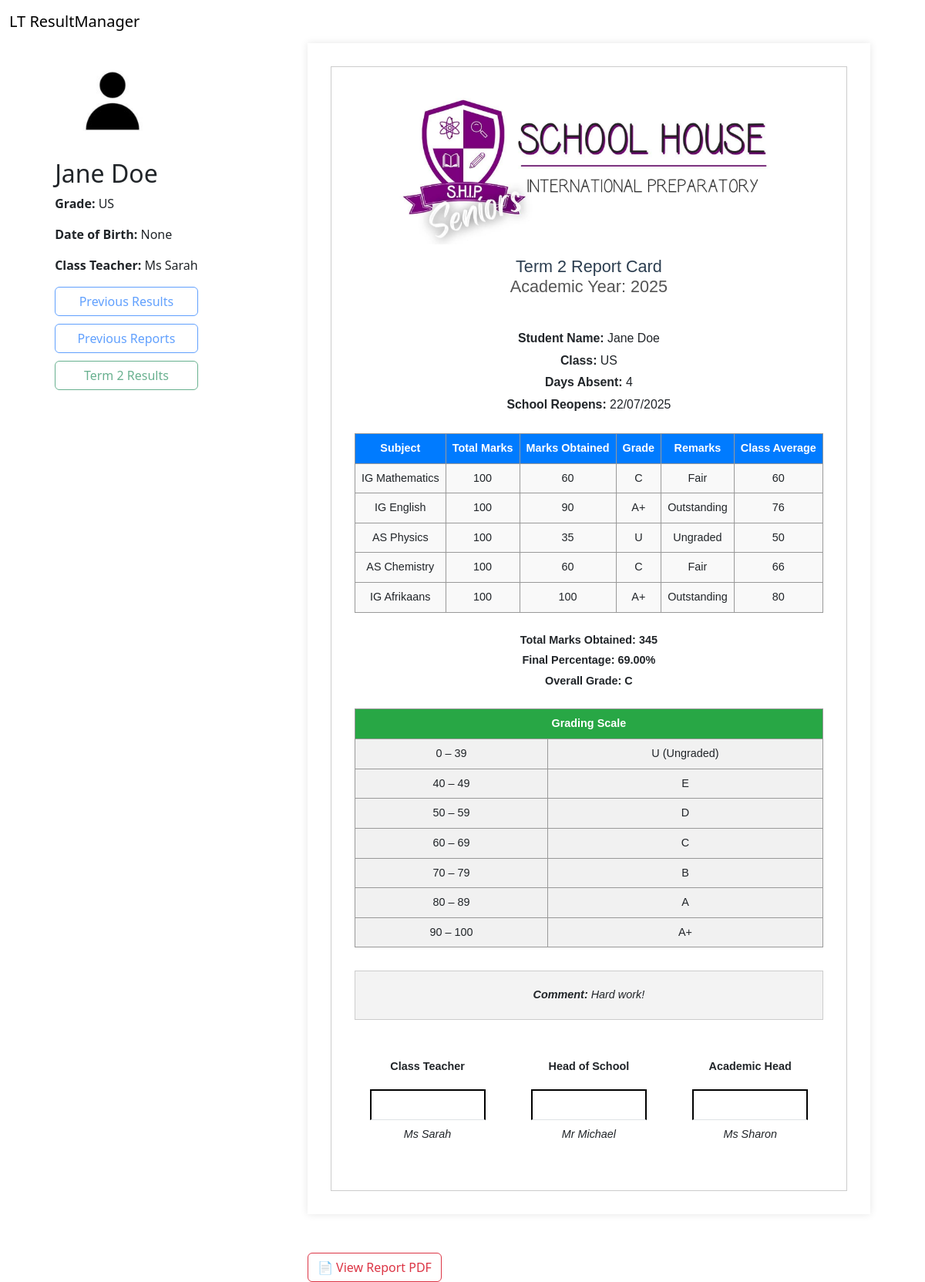
Page /student/12/report/ on the committed database.
### main/models.py (models this page shows, shortened)
class Student(models.Model):
    first_name = models.CharField(max_length=50)
    surname = models.CharField(max_length=50)
    dob = models.DateField(blank=True, null=True)
    grade = models.CharField(max_length=10, choices=GRADE_CHOICES)
    class_teacher = models.ForeignKey(
        "Teacher", on_delete=models.SET_NULL, null=True, related_name='class_students')
    subjects = models.ManyToManyField(
        "Subject", related_name='subject_students', blank=True)
    profile_pic = models.ImageField(
        upload_to='student_pics/', blank=True, null=True)

class Teacher(models.Model):
    user = models.OneToOneField(
        User, on_delete=models.CASCADE, null=True, blank=True)
    name = models.CharField(max_length=50)
    grade = models.CharField(max_length=10, choices=GRADE_CHOICES)
    subjects = models.ManyToManyField(
        "Subject", related_name='subject_teachers', blank=True)
    signature = models.ImageField(
        upload_to='signatures/', blank=True, null=True)

class TermReport(models.Model):
    student = models.ForeignKey(
        Student, on_delete=models.CASCADE, related_name='term_reports')
    term = models.CharField(max_length=20, default="Term 2")
    days_absent = models.PositiveIntegerField(default=0)
    total_marks_obtained = models.PositiveIntegerField(blank=True, null=True)
    final_percentage = models.DecimalField(
        max_digits=5, decimal_places=2, blank=True, null=True)
    overall_grade = models.CharField(max_length=2, blank=True)
    comment = models.TextField(blank=True)
    created_at = models.DateTimeField(auto_now_add=True)

class ReportSubjectGrade(models.Model):
    report = models.ForeignKey(
        'TermReport', on_delete=models.CASCADE, related_name='subject_grades')
    subject = models.ForeignKey(Subject, on_delete=models.CASCADE)
    total_marks = models.PositiveIntegerField(default=100)
    marks_obtained = models.PositiveIntegerField(default=0)
    grade = models.CharField(max_length=2, blank=True)
    remarks = models.CharField(max_length=100, blank=True)
    class_average = models.PositiveIntegerField(blank=True, null=True)

class Subject(models.Model):
    name = models.CharField(max_length=50)
    teacher = models.ForeignKey(
        "Teacher", on_delete=models.SET_NULL, blank=True, null=True, related_name='teacher_subjects')

### main/views.py (the view)
def student_report(request, student_id):
    student = get_object_or_404(Student, pk=student_id)
    term_report = student.term_reports.order_by('-created_at').first()
    subject_grades = term_report.subject_grades.all() if term_report else []
    context = {
        'student': student,
        'term_report': term_report,
        'subject_grades': subject_grades,
    }
    return render(request, 'main/student_report.html', context)

### main/templates/main/student_report.html (shortened to what this page needs)
{% extends "main/base.html" %}
{% load static %}
{% block content %}
<div class="student-report-page d-flex flex-wrap flex-md-nowrap justify-content-around ">
    <div class="student-report-profile">
        {% if student.profile_pic %}
        <img src="{{ student.profile_pic.url }}" alt="Profile Picture"
            style="width: 150px; height: 150px; object-fit: cover; border-radius: 10px; ">
        {% else %}
        <img class="profile_pic_report_page" src="{% static 'main/images/default_profile_image.jpg' %}"
            alt="Profile Picture" style="width: 150px; height: 150px; object-fit: cover; border-radius: 10px; ">
        {% endif %}
        <div class="student-report-information">
            <h2>{{ student.first_name }} {{ student.surname }}</h2>
            <p><strong>Grade:</strong> {{ student.grade }}</p>
            <p><strong>Date of Birth:</strong> {{ student.dob }}</p>
            <p><strong>Class Teacher:</strong> {{ student.class_teacher.name }}</p>
            <div style="display: flex; flex-direction: column; gap: 10px; margin-top: 15px;">
                <button class="btn btn-outline-primary" disabled>Previous Results</button>
                <button class="btn btn-outline-primary" disabled>Previous Reports</button>
                <button class="btn btn-outline-success" disabled>Term 2 Results</button>
            </div>
        </div>
    </div>
    <div class="report-container">
        {% if term_report %}
        <div style="width: 100%;">
            <div class="report-wrapper" style="width: 100%;">
                <div class="report-card">
                    <div class="report-logo mb-3 text-center">
                        <img src="{% static 'main/images/ship_report_header.jpg' %}" alt="School Logo" class="img-fluid"
                            style="max-height: 25vh; object-fit: contain;">
                    </div>
                    <div class="report-title">
                        <h2>Term 2 Report Card</h2>
                        <p class="year">Academic Year: 2025</p>
                    </div>
                    <div class="student-info">
                        <p><strong>Student Name:</strong> {{ student.first_name }} {{ student.surname }}</p>
                        <p><strong>Class:</strong> {{ student.grade }}</p>
                        <p><strong>Days Absent:</strong> {{ term_report.days_absent }}</p>
                        <p><strong>School Reopens:</strong> 22/07/2025</p>
                    </div>
                    <table class="report-table">
                        <thead>
                            <tr>
                                <th>Subject</th>
                                <th>Total Marks</th>
                                <th>Marks Obtained</th>
                                <th>Grade</th>
                                <th>Remarks</th>
                                <th>Class Average</th>
                            </tr>
                        </thead>
                        <tbody>
                            {% for grade in subject_grades %}
                            <tr>
                                <td>{{ grade.subject.name }}</td>
                                <td>{{ grade.total_marks }}</td>
                                <td>{{ grade.marks_obtained }}</td>
                                <td>{{ grade.grade }}</td>
                                <td>{{ grade.remarks }}</td>
                                <td>{{ grade.class_average }}</td>
                            </tr>
                            {% endfor %}
                        </tbody>
                    </table>
                    <div class="summary">
                        <p><strong>Total Marks Obtained:</strong> {{ term_report.total_marks_obtained }}</p>
                        <p><strong>Final Percentage:</strong> {{ term_report.final_percentage }}%</p>
                        <p><strong>Overall Grade:</strong> {{ term_report.overall_grade }}</p>
                    </div>
                    <table class="grading-scale">
                        <thead>
                            <tr>
                                <th colspan="2">Grading Scale</th>
                            </tr>
                        </thead>
                        <tbody>
                            <tr>
                                <td>0 – 39</td>
                                <td>U (Ungraded)</td>
                            </tr>
                            <tr>
                                <td>40 – 49</td>
                                <td>E</td>
                            </tr>
                            <tr>
                                <td>50 – 59</td>
                                <td>D</td>
                            </tr>
                            <tr>
                                <td>60 – 69</td>
                                <td>C</td>
                            </tr>
                            <tr>
                                <td>70 – 79</td>
                                <td>B</td>
                            </tr>
                            <tr>
                                <td>80 – 89</td>
                                <td>A</td>
                            </tr>
                            <tr>
                                <td>90 – 100</td>
                                <td>A+</td>
                            </tr>
                        </tbody>
                    </table>
                    <div class="comment">
                        <p><strong>Comment:</strong> {{ term_report.comment }}</p>
                    </div>
                    <div class="signatures d-flex flex-wrap justify-content-between">
                        <div class="signature-box text-center mb-3 flex-fill">
                            <p class="title">Class Teacher</p>
                            <div class="sig-box border-bottom my-2" style="height: 40px;"></div>
                            <p class="name">{{ student.class_teacher.name }}</p>
                        </div>
                        <div class="signature-box text-center mb-3 flex-fill">
                            <p class="title">Head of School</p>
                            <div class="sig-box border-bottom my-2" style="height: 40px;"></div>
                            <p class="name">Mr Michael</p>
                        </div>
                        <div class="signature-box text-center mb-3 flex-fill">
                            <p class="title">Academic Head</p>
                            <div class="sig-box border-bottom my-2" style="height: 40px;"></div>
                            <p class="name">Ms Sharon</p>
                        </div>
                    </div>
                </div>
            </div>
        </div>
        <a href="{% url 'generate_report_pdf' student.id %}" target="_blank" class=" to-pdf-btn btn btn-outline-danger">
            📄 View Report PDF
        </a>
    </div>
    {% else %}
    <div class="alert alert-warning" role="alert" style="   margin-top: 20px; text-align: center;">
        No Term 2 Report available yet for this student.
    </div>
    {% endif %}
</div>
{% endblock %}

### main/templates/main/base.html (shortened to what this page needs)
{% load static %}
<!DOCTYPE html>
<html lang="en">
<head>
    <link href="https://cdn.jsdelivr.net/npm/bootstrap@5.3.0/dist/css/bootstrap.min.css" rel="stylesheet">
    <link rel="stylesheet" href="{% static 'main/styles/styles.css' %}">
</head>
<body>
    {% block nav %}
    <nav class="navbar">
        <div class="container-fluid">
            <a class="navbar-brand" href="{% if request.user.teacher %}{% url 'teacher_home' %}
                  {% elif request.user.parent %}{% url 'parent_home' %}
                  {% else %}/
                  {% endif %}">
                LT ResultManager
            </a>
        </div>
    </nav>
    {% endblock %}
    {% block content %}
    {% endblock %}
</body>
</body>
</html>

### staticfiles/main/styles/styles.css (style rules this page uses)
.report-card { max-width: 100%; margin: 10px 10px; padding: 30px; border: 1px solid #ccc; background: white; text-align: center; font-family: 'Nunito', sans-serif; }
.report-card .report-title { font-size: 1.5rem; color: #2c3e50; line-height: 10px; margin-bottom: 50px; }
.year { color: #555; }
.student-info { font-size: 1.1rem }
.student-info p, .summary p, .comment p { margin: 5px 0; }
.report-table, .grading-scale { width: 100%; border-collapse: collapse; margin: 25px 0; }
.report-table th, .report-table td, .grading-scale th, .grading-scale td { border: 1px solid #999; padding: 8px; font-size: 0.95rem; }
.report-table th { background-color: #007BFF; color: white; }
.report-table td { background-color: #f9f9f9; }
.grading-scale th { background-color: #28A745; color: white; font-size: 1rem; }
.grading-scale td { background-color: #f1f1f1; text-align: center; }
.summary { margin: 20px 0; font-weight: bold; }
.comment { margin-top: 30px; padding: 15px; background-color: #f3f3f3; border: 1px solid #ccc; font-style: italic; }
.signatures { display: flex; justify-content: space-around; margin-top: 50px; gap: 20px; text-align: center; }
.signature-box { flex: 1; display: flex; flex-direction: column; align-items: center; }
.signature-box .title { font-weight: bold; margin-bottom: 10px; }
.sig-box { width: 150px; height: 60px; border: 2px solid #000; margin-bottom: 10px; }
.signature-box .name { font-weight: normal; font-style: italic; }
.report-wrapper { max-width: 100%; margin-left: auto; margin-right: auto; margin-bottom: 50px; padding: 20px; background-color: white; box-shadow: 0 0 10px rgba(0, 0, 0, 0.1); }
.report-wrapper h1, .report-wrapper h2, .report-wrapper h3 { font-size: 90%; }
.report-wrapper p, .report-wrapper td, .report-wrapper th { font-size: 90%; }
.report-logo { text-align: center; }
.report-title { font-size: 1.8rem; color: #333; margin: 0; }

### rows in the picture
Student: first_name "Jane", surname "Doe", grade "US", dob "None", class_teacher.name "Ms Sarah"
TermReport: days_absent "4", total_marks_obtained "345", final_percentage "69.00", overall_grade "C", comment "Hard work!"
ReportSubjectGrade: subject.name "IG Mathematics", total_marks "100", marks_obtained "60", grade "C", remarks "Fair", class_average "60"
ReportSubjectGrade: subject.name "IG English", total_marks "100", marks_obtained "90", grade "A+", remarks "Outstanding", class_average "76"
ReportSubjectGrade: subject.name "AS Physics", total_marks "100", marks_obtained "35", grade "U", remarks "Ungraded", class_average "50"
ReportSubjectGrade: subject.name "AS Chemistry", total_marks "100", marks_obtained "60", grade "C", remarks "Fair", class_average "66"
ReportSubjectGrade: subject.name "IG Afrikaans", total_marks "100", marks_obtained "100", grade "A+", remarks "Outstanding", class_average "80"
